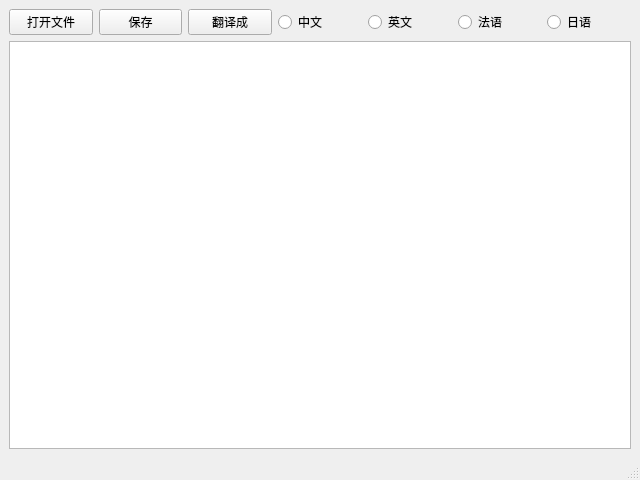
<?xml version="1.0" encoding="UTF-8"?>
<ui version="4.0">
 <class>MainWindow</class>
 <widget class="QMainWindow" name="MainWindow">
  <property name="geometry">
   <rect>
    <x>0</x>
    <y>0</y>
    <width>640</width>
    <height>480</height>
   </rect>
  </property>
  <property name="windowTitle">
   <string>MainWindow</string>
  </property>
  <widget class="QWidget" name="centralwidget">
   <layout class="QGridLayout" name="gridLayout">
    <item row="0" column="0">
     <layout class="QHBoxLayout" name="horizontalLayout">
      <item>
       <widget class="QPushButton" name="openFile">
        <property name="text">
         <string>打开文件</string>
        </property>
       </widget>
      </item>
      <item>
       <widget class="QPushButton" name="saveFile">
        <property name="text">
         <string>保存</string>
        </property>
       </widget>
      </item>
      <item>
       <widget class="QPushButton" name="translate">
        <property name="text">
         <string>翻译成</string>
        </property>
       </widget>
      </item>
      <item>
       <widget class="QRadioButton" name="toChina">
        <property name="text">
         <string>中文</string>
        </property>
       </widget>
      </item>
      <item>
       <widget class="QRadioButton" name="toEnglish">
        <property name="text">
         <string>英文</string>
        </property>
       </widget>
      </item>
      <item>
       <widget class="QRadioButton" name="toFrench">
        <property name="text">
         <string>法语</string>
        </property>
       </widget>
      </item>
      <item>
       <widget class="QRadioButton" name="toJapan">
        <property name="text">
         <string>日语</string>
        </property>
       </widget>
      </item>
     </layout>
    </item>
    <item row="1" column="0">
     <widget class="QTableWidget" name="tableWidget">
      <attribute name="verticalHeaderStretchLastSection">
       <bool>true</bool>
      </attribute>
     </widget>
    </item>
   </layout>
  </widget>
  <widget class="QMenuBar" name="menubar">
   <property name="geometry">
    <rect>
     <x>0</x>
     <y>0</y>
     <width>640</width>
     <height>23</height>
    </rect>
   </property>
  </widget>
  <widget class="QStatusBar" name="statusbar"/>
 </widget>
 <resources/>
 <connections/>
</ui>
